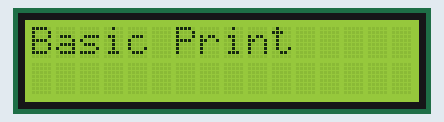
The sketch below on a simulated Arduino Uno, built with avr-gcc and run on an emulated ATmega328P. Shown: 16×2 character LCD.

Above: at 0.1 s.
At 7.1 s:
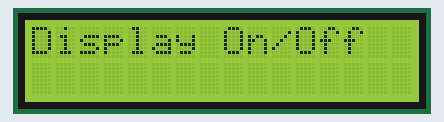
At 13.1 s:
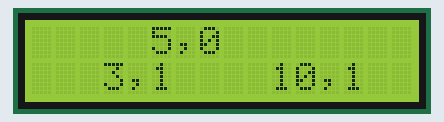
At 27.2 s:
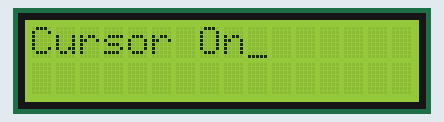
At 30.2 s:
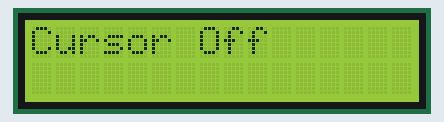
At 33.2 s:
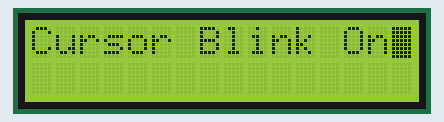

The sketch:

lcd_16x2_demo.ino
```cpp
// PROJETO 23
#include <LiquidCrystal.h>
// Inicializa a biblioteca com os números dos pinos de interface
LiquidCrystal lcd(12, 11, 5, 4, 3, 2);		 // Cria um objeto lcd e atribui os pinos
void setup() {
	 lcd.begin(16, 2);		 // Define o display com 16 colunas e 2 linhas
}
void loop() {
	 // Executa as sete rotinas de demonstração
	 basicPrintDemo();
	 displayOnOffDemo();
	 setCursorDemo();
	 scrollLeftDemo();
	 scrollRightDemo();
	 cursorDemo();
	 createGlyphDemo();
}
void basicPrintDemo() {
	 lcd.clear();					 // Limpa o display
lcd.print("Basic Print");		 // Imprime algum texto
	 delay(2000);
}
void displayOnOffDemo() {
	 lcd.clear();						 // Limpa o display
	 lcd.print("Display On/Off");		 // Imprime algum texto
	 for(int x=0; x < 3; x++) {			 // Itera 3 vezes
		 lcd.noDisplay();				 // Apaga o display
		 delay(1000);
		 lcd.display();					 // Acende-o novamente
		 delay(1000);
	 }
}
void setCursorDemo() {
	 lcd.clear();					 // Limpa o display
	 lcd.print("SetCursor Demo");	// Imprime algum texto
	 delay(1000);
	 lcd.clear();					 // Limpa o display
	 lcd.setCursor(5,0);				 // Cursor na coluna 5, linha 0
	 lcd.print("5,0");
	 delay(2000);
	 lcd.setCursor(10,1);			 // Cursor na coluna 10, linha 1
	 lcd.print("10,1");
	 delay(2000);
	 lcd.setCursor(3,1);				 // Cursor na coluna 3, linha 1
	 lcd.print("3,1");
	 delay(2000);
}
void scrollLeftDemo() {
	 lcd.clear();					 // Limpa o display
	 lcd.print("Scroll Left Demo");
	 delay(1000);
	 lcd.clear();					 // Limpa o display
	 lcd.setCursor(7,0);
	 lcd.print("Beginning");
	 lcd.setCursor(9,1);
	 lcd.print("Arduino");
	 delay(1000);
	 for(int x=0; x<16; x++) {
		 lcd.scrollDisplayLeft();		 // Rola o display 16 vezes para a esquerda
		 delay(250);
	 }
}
void scrollRightDemo() {
	 lcd.clear();					 // Limpa o display
	 lcd.print("Scroll Right");
	 lcd.setCursor(0,1);
	 lcd.print("Demo");
	 delay(1000);
	 lcd.clear();					 // Limpa o display
	 lcd.print("Beginning");
	 lcd.setCursor(0,1);
	 lcd.print("Arduino");
	 delay(1000);
	 for(int x=0; x<16; x++) {
		 lcd.scrollDisplayRight();	 // Rola o display 16 vezes para a direita
		 delay(250);
	 }
}
void cursorDemo() {
	 lcd.clear();		 // Limpa o display
	 lcd.cursor();		 // Cursor visível
	 lcd.print("Cursor On");
	 delay(3000);
	 lcd.clear();			 // Limpa o display
	 lcd.noCursor();		 // Cursor invisível
	 lcd.print("Cursor Off");
	 delay(3000);
	 lcd.clear();		 // Limpa o display
	 lcd.cursor();		 // Cursor visível
	 lcd.blink();		 // Cursor piscando
	 lcd.print("Cursor Blink On");
	 delay(3000);
	 lcd.noCursor();		 // Cursor invisível
	 lcd.noBlink();		 // Efeito blink desligado
}
void createGlyphDemo() {
	 lcd.clear();


byte happy[8] = {		 // Cria um array de bytes com uma cara feliz
B00000,
B00000,
B10001,
B00000,
B10001,
B01110,
	 B00000,
	 B00000};


byte sad[8] = {		 // Cria um array de bytes com uma cara triste
B00000,
B00000,
B10001,
B00000,
B01110,
B10001,
B00000,
B00000};
	 lcd.createChar(0, happy);		 // Cria o caractere personalizado 0
	 lcd.createChar(1, sad);		 // Cria o caractere personalizado 1
	 for(int x=0; x<5; x++) { 		 // Executa a animação 5 vezes
		 lcd.setCursor(8,0);
		// lcd.write(0);							 // Escreve o caractere personalizado 0
		 delay(1000);
		 lcd.setCursor(8,0);
		//lcd.write(1);							 // Escreve o caractere personalizado 1
		 delay(1000);
	 }
}
```

Measured:
- what the display in image 1 shows lasts 1.0 s, from 7.1 s to 8.1 s
- what the display in image 2 shows lasts 2.0 s, from 13.1 s to 15.1 s
- what the display in image 3 shows lasts 3.0 s, from 27.1 s to 30.1 s
